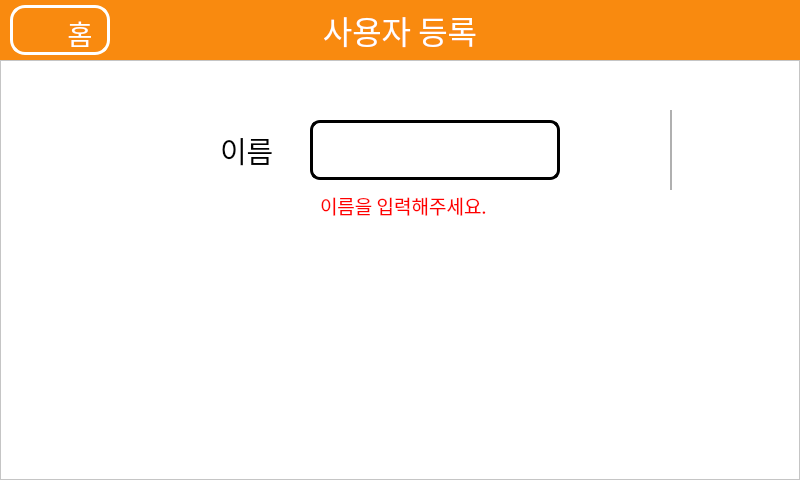
<?xml version="1.0" encoding="UTF-8"?>
<ui version="4.0">
 <class>NewUser1</class>
 <widget class="QWidget" name="NewUser1">
  <property name="geometry">
   <rect>
    <x>0</x>
    <y>0</y>
    <width>800</width>
    <height>480</height>
   </rect>
  </property>
  <property name="windowTitle">
   <string>Form</string>
  </property>
  <widget class="QFrame" name="frameMenu">
   <property name="geometry">
    <rect>
     <x>0</x>
     <y>0</y>
     <width>800</width>
     <height>60</height>
    </rect>
   </property>
   <property name="frameShape">
    <enum>QFrame::StyledPanel</enum>
   </property>
   <property name="frameShadow">
    <enum>QFrame::Raised</enum>
   </property>
   <widget class="QLabel" name="labelMenu">
    <property name="geometry">
     <rect>
      <x>0</x>
      <y>0</y>
      <width>800</width>
      <height>60</height>
     </rect>
    </property>
    <property name="font">
     <font>
      <family>배달의민족 주아</family>
      <pointsize>24</pointsize>
      <weight>50</weight>
      <italic>false</italic>
      <bold>false</bold>
     </font>
    </property>
    <property name="styleSheet">
     <string notr="true">color: rgb(255, 255, 255);
background-color: rgb(249, 138, 15);</string>
    </property>
    <property name="text">
     <string>사용자 등록</string>
    </property>
    <property name="alignment">
     <set>Qt::AlignCenter</set>
    </property>
   </widget>
   <widget class="QPushButton" name="buttonHome">
    <property name="geometry">
     <rect>
      <x>10</x>
      <y>5</y>
      <width>100</width>
      <height>50</height>
     </rect>
    </property>
    <property name="font">
     <font>
      <family>배달의민족 주아</family>
      <pointsize>16</pointsize>
     </font>
    </property>
    <property name="styleSheet">
     <string notr="true">QPushButton
{
	color: rgba(255, 255, 255, 0);
	background-color: rgba(255, 255, 255, 0);
	border-radius: 15px;
	border: 3px solid #ffffff;
}

QPushButton:hover
{
	background-color: rgb(241, 219, 194);
}</string>
    </property>
    <property name="text">
     <string>HH</string>
    </property>
    <property name="icon">
     <iconset>
      <normaloff>Images/home.png</normaloff>Images/home.png</iconset>
    </property>
    <property name="iconSize">
     <size>
      <width>40</width>
      <height>40</height>
     </size>
    </property>
   </widget>
   <widget class="QLabel" name="labelHome">
    <property name="enabled">
     <bool>true</bool>
    </property>
    <property name="geometry">
     <rect>
      <x>60</x>
      <y>10</y>
      <width>40</width>
      <height>45</height>
     </rect>
    </property>
    <property name="font">
     <font>
      <family>배달의민족 주아</family>
      <pointsize>20</pointsize>
     </font>
    </property>
    <property name="styleSheet">
     <string notr="true">color: rgb(255, 255, 255);</string>
    </property>
    <property name="text">
     <string>홈</string>
    </property>
    <property name="alignment">
     <set>Qt::AlignCenter</set>
    </property>
   </widget>
   <zorder>labelMenu</zorder>
   <zorder>labelHome</zorder>
   <zorder>buttonHome</zorder>
  </widget>
  <widget class="QFrame" name="MainFrame">
   <property name="geometry">
    <rect>
     <x>0</x>
     <y>60</y>
     <width>800</width>
     <height>420</height>
    </rect>
   </property>
   <property name="autoFillBackground">
    <bool>false</bool>
   </property>
   <property name="styleSheet">
    <string notr="true">QFrame#MainFrame{
	background-color: rgb(255, 255, 255);
}</string>
   </property>
   <property name="frameShape">
    <enum>QFrame::StyledPanel</enum>
   </property>
   <property name="frameShadow">
    <enum>QFrame::Raised</enum>
   </property>
   <widget class="Line" name="lineRight">
    <property name="geometry">
     <rect>
      <x>670</x>
      <y>50</y>
      <width>2</width>
      <height>80</height>
     </rect>
    </property>
    <property name="styleSheet">
     <string notr="true">background-color: rgb(176, 176, 176);
border: 0px;</string>
    </property>
    <property name="orientation">
     <enum>Qt::Vertical</enum>
    </property>
   </widget>
   <widget class="QLineEdit" name="editName">
    <property name="geometry">
     <rect>
      <x>310</x>
      <y>60</y>
      <width>250</width>
      <height>60</height>
     </rect>
    </property>
    <property name="sizePolicy">
     <sizepolicy hsizetype="Fixed" vsizetype="Fixed">
      <horstretch>0</horstretch>
      <verstretch>0</verstretch>
     </sizepolicy>
    </property>
    <property name="font">
     <font>
      <family>배달의민족 주아</family>
      <pointsize>24</pointsize>
     </font>
    </property>
    <property name="styleSheet">
     <string notr="true">QLineEdit
{
	border: 3px solid #000000;
	border-radius: 10px;
}

QLineEdit:hover
{
	border-color: rgb(0, 85, 255);
	background-color: rgb(200, 200, 200);
}</string>
    </property>
    <property name="inputMethodHints">
     <set>Qt::ImhNoPredictiveText</set>
    </property>
    <property name="maxLength">
     <number>20</number>
    </property>
    <property name="clearButtonEnabled">
     <bool>false</bool>
    </property>
   </widget>
   <widget class="QLabel" name="labelError">
    <property name="enabled">
     <bool>false</bool>
    </property>
    <property name="geometry">
     <rect>
      <x>320</x>
      <y>130</y>
      <width>200</width>
      <height>30</height>
     </rect>
    </property>
    <property name="font">
     <font>
      <family>배달의민족 주아</family>
      <pointsize>14</pointsize>
     </font>
    </property>
    <property name="styleSheet">
     <string notr="true">color: rgb(255, 0, 0);</string>
    </property>
    <property name="text">
     <string>이름을 입력해주세요.</string>
    </property>
   </widget>
   <widget class="QPushButton" name="buttonRight">
    <property name="geometry">
     <rect>
      <x>690</x>
      <y>50</y>
      <width>80</width>
      <height>80</height>
     </rect>
    </property>
    <property name="styleSheet">
     <string notr="true">QPushButton
{
	image: url(Images/arrow_right.png);
	border: 0px;
}

QPushButton:hover
{
	image: url(Images/arrow_right_hover.png);
}</string>
    </property>
    <property name="text">
     <string/>
    </property>
   </widget>
   <widget class="QLabel" name="labelName">
    <property name="geometry">
     <rect>
      <x>220</x>
      <y>70</y>
      <width>71</width>
      <height>41</height>
     </rect>
    </property>
    <property name="font">
     <font>
      <family>배달의민족 주아</family>
      <pointsize>22</pointsize>
     </font>
    </property>
    <property name="text">
     <string>이름</string>
    </property>
    <property name="alignment">
     <set>Qt::AlignLeading|Qt::AlignLeft|Qt::AlignVCenter</set>
    </property>
   </widget>
  </widget>
  <zorder>MainFrame</zorder>
  <zorder>frameMenu</zorder>
 </widget>
 <resources/>
 <connections/>
</ui>
